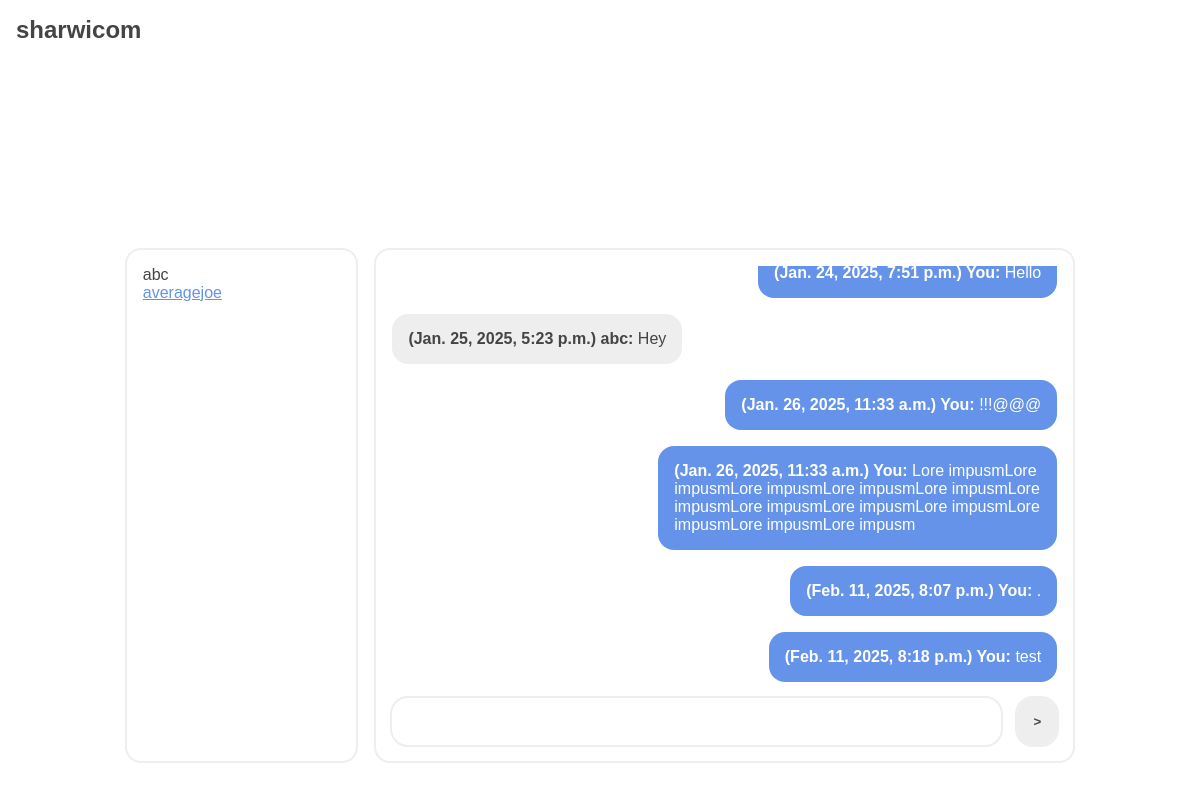
/conversation/abc (signed in), run on the app's committed database.
### mainapp/models.py (models this page shows)
class Conversation(models.Model):
    person1 = models.ForeignKey(User, related_name="conversations_as_person1", on_delete=models.CASCADE)
    person2 = models.ForeignKey(User, related_name="conversations_as_person2", on_delete=models.CASCADE)

class Message(models.Model):
    content = models.TextField()
    author = models.ForeignKey(User, on_delete=models.CASCADE)
    date = models.DateTimeField(auto_now_add=True)
    conversation = models.ForeignKey(Conversation, on_delete=models.CASCADE)

### mainapp/views.py (the view, shortened to what this page needs)
# urls.py: path('conversation/<str:recipient_name>', views.conversation, name='conversation'),
def conversation(request, recipient_name):
    template = loader.get_template('mainapp/conversation.html')
    try: user = User.objects.get(username=recipient_name)
    except: return HttpResponse(template.render({'success': False, 'message': "A user specified in the URL does not exist!"}, request))
    try: conversation = Conversation.objects.get((Q(person1=request.user) & Q(person2=user)) | (Q(person1=user) & Q(person2=request.user)))
    except: return HttpResponse(template.render({'success': False, 'message': "Didn't find a conversation with that user!"}, request))
    messages = Message.objects.filter(conversation=conversation)
    user_conversations = Conversation.objects.filter(Q(person1=request.user) | Q(person2=request.user))
    context = {
        'success': True,
        'messages': messages,
        'recipient_name': recipient_name,
        'convs': user_conversations
    }
    return HttpResponse(template.render(context, request))

### mainapp/templates/mainapp/conversation.html (shortened to what this page needs)
{% extends "mainapp/home-base.html" %}
{% load static %}
{% block body %}
{% if success %}
<div class="conversations-wrapper">
    <div class="available-conversations">
    {% for conv in convs %}
        <div class="available-conversation">
        {% if conv.person1 == request.user %}
            {% if conv.person2.username == recipient_name %}
                {{ conv.person2.username }}
            {% else %}
                <a href="{% url 'conversation' conv.person2.username %}">{{ conv.person2.username }}</a>
            {% endif %}
        {% else %}
            {% if conv.person1.username == recipient_name %}
                {{ conv.person1.username }}
            {% else %}
                <a href="{% url 'conversation' conv.person1.username %}">{{ conv.person1.username }}</a>
            {% endif %}
        {% endif %}
        </div>
    {% endfor %}
    </div>
    <div class="active-conversation">
        <div class="conversation" data-user="{{ request.user.username }}" data-recipient="{{ recipient_name }}">
            {% for msg in messages %}
                {% if msg.author == request.user %}
                    <div class="you"><div class="message"><b>({{ msg.date }}) You:</b> {{ msg.content }}</div></div>
                {% else %}
                    <div class="recipient"><div class="message"><b>({{ msg.date }}) {{ recipient_name }}:</b> {{ msg.content }}</div></div>
                {% endif %}
            {% endfor %}
        </div>
        <div class="create" method="post">
            <input class="message" name="message-content" type="text">
            <button type="submit" class="send-message">></button>
        </div>
    </div>
</div>
{% else %}
{{ message }}
{% endif %}
{% endblock %}

### mainapp/static/mainapp/css/main.css (style rules this page uses)
html, body { margin: 0; height: 100%; }
.sharwicom-wrapper * { box-sizing: border-box; font-family: "Gill Sans", "Gill Sans MT", Calibri, "Trebuchet MS", sans-serif !important; }
.sharwicom-wrapper a { color: #6593e9; }
.sharwicom-wrapper .home-wrapper .body .conversations-wrapper { height: 100%; overflow: hidden; display: flex; flex-direction: row; gap: 1rem; justify-content: center; align-items: center; }
.sharwicom-wrapper .home-wrapper .body .conversations-wrapper .available-conversations, .sharwicom-wrapper .home-wrapper .body .conversations-wrapper .active-conversation { border: solid #eeeeee 2px; border-radius: 1rem; padding: 1rem; height: 60%; }
.sharwicom-wrapper .home-wrapper .body .conversations-wrapper .available-conversations { width: 20%; }
.sharwicom-wrapper .home-wrapper .body .conversations-wrapper .active-conversation { display: flex; flex-direction: column; width: 60%; }
.sharwicom-wrapper .home-wrapper .body .conversations-wrapper .active-conversation .conversation { flex-grow: 1; overflow-y: auto; display: flex; flex-direction: column; min-height: 0; max-height: 100%; gap: 1rem; }
.sharwicom-wrapper .home-wrapper .body .conversations-wrapper .active-conversation .conversation .you, .sharwicom-wrapper .home-wrapper .body .conversations-wrapper .active-conversation .conversation .recipient { width: 60%; }
.sharwicom-wrapper .home-wrapper .body .conversations-wrapper .active-conversation .conversation .you .message, .sharwicom-wrapper .home-wrapper .body .conversations-wrapper .active-conversation .conversation .recipient .message { width: fit-content; background-color: #eeeeee; padding: 1rem; border-radius: 1rem; }
.sharwicom-wrapper .home-wrapper .body .conversations-wrapper .active-conversation .conversation .you { margin-left: auto; }
.sharwicom-wrapper .home-wrapper .body .conversations-wrapper .active-conversation .conversation .you .message { margin-left: auto; background-color: #6593e9; color: #ffffff; }
.sharwicom-wrapper .home-wrapper .body .conversations-wrapper .active-conversation .conversation .recipient .message { background-color: #eeeeee; }
.sharwicom-wrapper .home-wrapper .body .conversations-wrapper .active-conversation .create { flex-shrink: 0; display: flex; gap: 1rem; padding-top: 1rem; }
.sharwicom-wrapper .home-wrapper .body .conversations-wrapper .active-conversation .create .message { flex-grow: 1; padding: 1rem; background-color: #ffffff; outline: #eeeeee solid 2px !important; border-radius: 1rem; border: none; color: #444444; transition: all 0.2s ease-in-out; }
.sharwicom-wrapper .home-wrapper .body .conversations-wrapper .active-conversation .create .send-message { padding: 1rem; background-color: #eeeeee; border-radius: 1rem; border: none; color: #444444; font-weight: 900; transition: all 0.2s ease-in-out; outline: #eeeeee solid 2px !important; flex-shrink: 0; }

### data on the page
Conversation: person1.username "abc"
Conversation: person1.username "averagejoe"
Message: date "Jan. 24, 2025, 7:51 p.m.", content "Hello"
Message: date "Jan. 25, 2025, 5:23 p.m.", recipient_name "abc", content "Hey"
Message: date "Jan. 26, 2025, 11:33 a.m.", content "!!!@@@"
Message: date "Jan. 26, 2025, 11:33 a.m.", content "Lore impusmLore impusmLore impusmLore impusmLore impusmLore impusmLore impusmLore impusmLore impusmLore impusmLore impusmLore impusm"
Message: date "Feb. 11, 2025, 8:07 p.m.", content "."
Message: date "Feb. 11, 2025, 8:18 p.m.", content "test"
